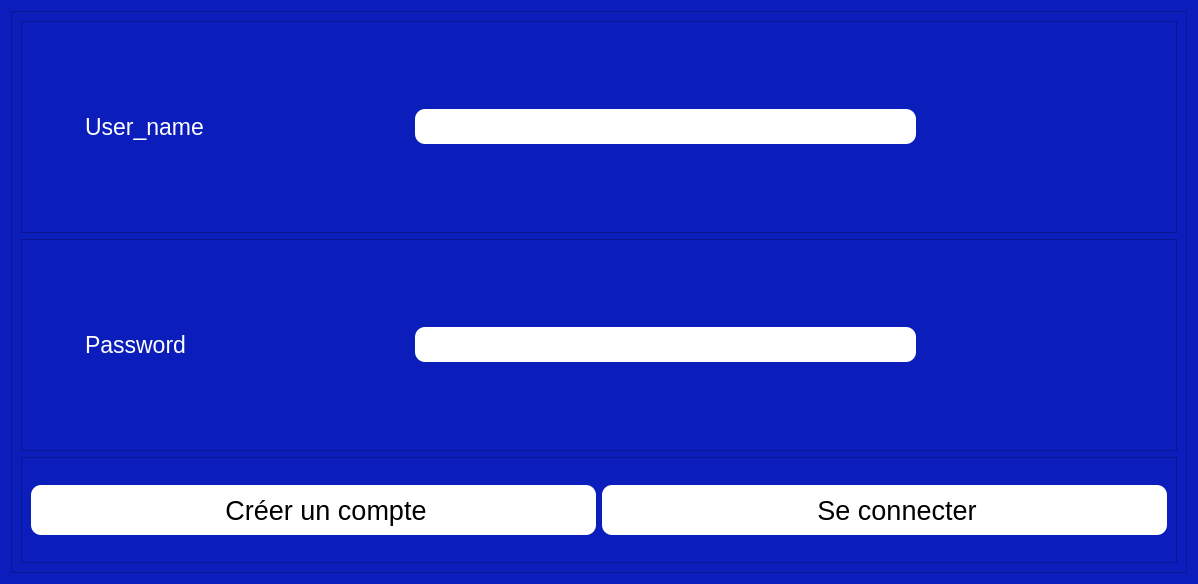
<?xml version="1.0" encoding="UTF-8"?>
<ui version="4.0">
 <class>Dialog</class>
 <widget class="QDialog" name="Dialog">
  <property name="geometry">
   <rect>
    <x>0</x>
    <y>0</y>
    <width>1198</width>
    <height>584</height>
   </rect>
  </property>
  <property name="windowTitle">
   <string>Dialog</string>
  </property>
  <property name="styleSheet">
   <string notr="true">background-color:#0b1dba;
color:white;
</string>
  </property>
  <layout class="QVBoxLayout" name="verticalLayout">
   <item>
    <widget class="QFrame" name="frame">
     <property name="font">
      <font>
       <pointsize>18</pointsize>
      </font>
     </property>
     <property name="frameShape">
      <enum>QFrame::StyledPanel</enum>
     </property>
     <property name="frameShadow">
      <enum>QFrame::Raised</enum>
     </property>
     <layout class="QVBoxLayout" name="verticalLayout_2" stretch="2,2,1">
      <item>
       <widget class="QFrame" name="frame_2">
        <property name="frameShape">
         <enum>QFrame::StyledPanel</enum>
        </property>
        <property name="frameShadow">
         <enum>QFrame::Raised</enum>
        </property>
        <layout class="QHBoxLayout" name="horizontalLayout" stretch="1,2">
         <property name="spacing">
          <number>80</number>
         </property>
         <property name="leftMargin">
          <number>63</number>
         </property>
         <property name="rightMargin">
          <number>260</number>
         </property>
         <property name="bottomMargin">
          <number>10</number>
         </property>
         <item>
          <widget class="QLabel" name="label">
           <property name="font">
            <font>
             <pointsize>17</pointsize>
            </font>
           </property>
           <property name="text">
            <string>User_name</string>
           </property>
          </widget>
         </item>
         <item>
          <widget class="QLineEdit" name="user_name_edit">
           <property name="styleSheet">
            <string notr="true">height:35px;
border-radius:10px;
padding-left:25px;
background-color:white;
color:black;
</string>
           </property>
          </widget>
         </item>
        </layout>
       </widget>
      </item>
      <item>
       <widget class="QFrame" name="frame_3">
        <property name="frameShape">
         <enum>QFrame::StyledPanel</enum>
        </property>
        <property name="frameShadow">
         <enum>QFrame::Raised</enum>
        </property>
        <layout class="QHBoxLayout" name="horizontalLayout_2" stretch="1,2">
         <property name="spacing">
          <number>80</number>
         </property>
         <property name="leftMargin">
          <number>63</number>
         </property>
         <property name="rightMargin">
          <number>260</number>
         </property>
         <item>
          <widget class="QLabel" name="label_2">
           <property name="font">
            <font>
             <pointsize>17</pointsize>
            </font>
           </property>
           <property name="text">
            <string>Password</string>
           </property>
          </widget>
         </item>
         <item>
          <widget class="QLineEdit" name="password_edit">
           <property name="styleSheet">
            <string notr="true">height:35px;
border-radius:10px;
padding-left:25px;
background-color:white;
color:black;
</string>
           </property>
          </widget>
         </item>
        </layout>
       </widget>
      </item>
      <item>
       <widget class="QFrame" name="frame_4">
        <property name="frameShape">
         <enum>QFrame::StyledPanel</enum>
        </property>
        <property name="frameShadow">
         <enum>QFrame::Raised</enum>
        </property>
        <layout class="QHBoxLayout" name="horizontalLayout_3">
         <item>
          <widget class="QPushButton" name="creer_compte">
           <property name="font">
            <font>
             <pointsize>20</pointsize>
            </font>
           </property>
           <property name="styleSheet">
            <string notr="true">height:50px;
border-radius:10px;
padding-left:25px;
background-color:white;
color:black;
</string>
           </property>
           <property name="text">
            <string>Créer un compte</string>
           </property>
          </widget>
         </item>
         <item>
          <widget class="QPushButton" name="se_connecter">
           <property name="font">
            <font>
             <pointsize>20</pointsize>
            </font>
           </property>
           <property name="styleSheet">
            <string notr="true">height:50px;
border-radius:10px;
padding-left:25px;
background-color:white;
color:black;
</string>
           </property>
           <property name="text">
            <string>Se connecter</string>
           </property>
          </widget>
         </item>
        </layout>
       </widget>
      </item>
     </layout>
    </widget>
   </item>
  </layout>
 </widget>
 <resources/>
 <connections/>
</ui>
